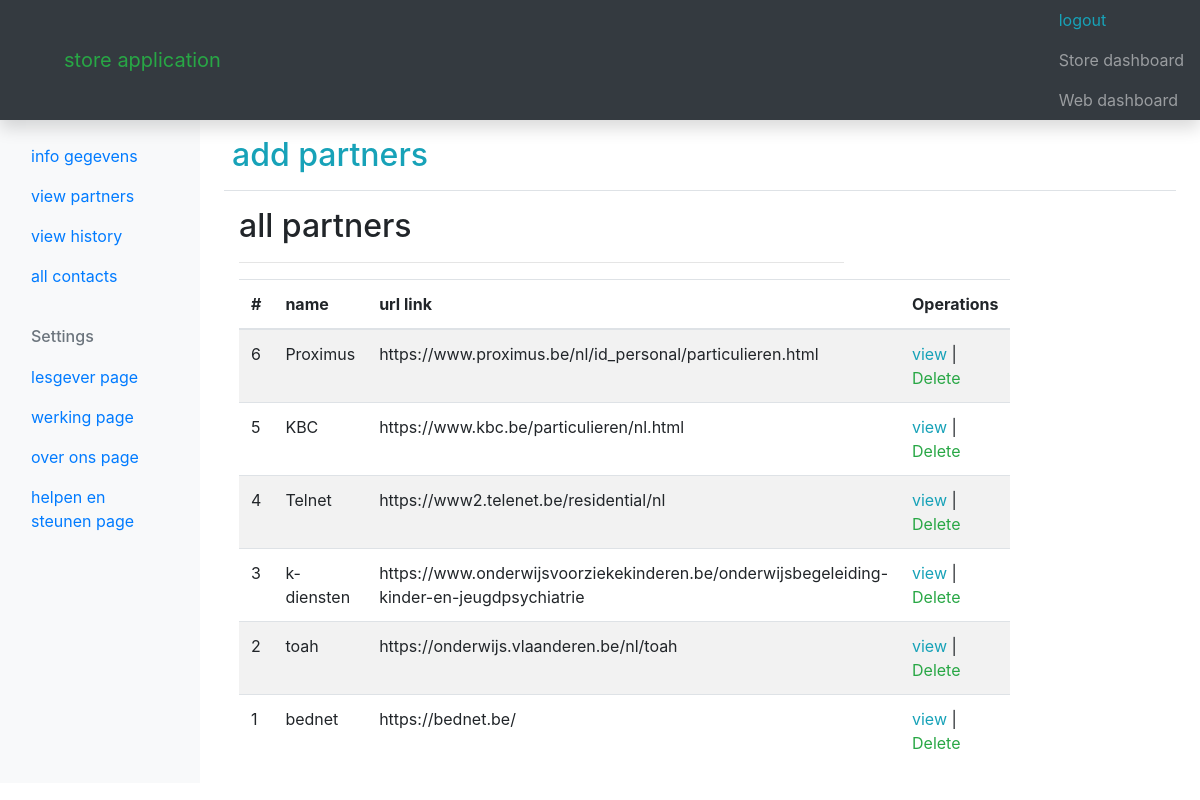
The app's page /adminweb/view-partner.php (signed in) with its own data.
### tables this page shows
CREATE TABLE IF NOT EXISTS `partners` (
  `id` int(11) NOT NULL AUTO_INCREMENT,
  `name` varchar(295) NOT NULL,
  `linkurl` varchar(295) NOT NULL,
  PRIMARY KEY (`id`)
);

### adminweb/classes/Partner.php (called while the page is built, shortened)
<?php
require_once "DB.php";
class Partner {
    protected $id = null;
    protected $name;
    protected $linkurl;
    static $dbTable = 'partners';
    public function getId(){
         return $this->id;
    }
    public function getName(){
        return $this->name;
   }
   public function getLinkurl(){
    return $this->linkurl;
   }
static function getAll($options=[]){
    $query = "SELECT * FROM "  .self::$dbTable;
    if(isset($options['orderby'])){
         $query .= " ORDER BY " . $options['orderby'];
    }
    $db = new DB;
    $result = $db->doQuery($query);
    return $result->fetchAll(PDO::FETCH_CLASS, get_called_class());
  }
}
?>

### adminweb/classes/DB.php (called while the page is built, shortened)
<?php
class DB {
		private $host = 'localhost';
		private $dbName = 'werkprojectcvodb';
		private $user = 'root';
		private $pass = '';
    protected $conn;
    protected $showErrors = true;
    public function __construct(){
        $conn = new PDO('mysql:host=' . $this->host . '; dbname=' . $this->dbName, $this->user, $this->pass);
         if($this->showErrors){
              $conn->setAttribute(PDO::ATTR_ERRMODE, PDO::ERRMODE_EXCEPTION);
         }
         $this->conn = $conn;
    }
    public function doQuery($query, $data=[]){
         try{
             $stmt = $this->conn->prepare($query);
             $stmt->execute($data);
         }catch (PDOException $e){
             die($e->getMessage());
         }
         return $stmt;
    }
}

### adminweb/view-partner.php (the view, shortened to what this page needs)
<?php
 include ('inc/header.php');
 include ('inc/navbar.php');
$partners = Partner::getAll(['orderby' => 'id DESC']);
 ?>
    <main role="main" class="col-md-9 ml-sm-auto col-lg-10 px-md-4">
      <div class="d-flex justify-content-between flex-wrap flex-md-nowrap align-items-center pt-3 pb-2 mb-3 border-bottom">
        <h1 class="h2">
            <a class="text-info p-2" href="add-partner.php"> add partners</a>
        </h1>
      </div>
   <div class="col-sm-8">
 <h2> all partners </h2>
 <hr>
   <table class="table table-striped">
    <thead>
      <tr>
      <th>#</th>
      <th>name</th>
      <th> url link </th>
      <th>Operations</th>
      </tr>
    </thead>
    <tbody>
                                <?php if (count($partners)): ?>
<?php foreach ($partners as $q): ?>
                                <tr>
                                    <td> <?=  $q->getId(); ?> </td>
                                    <td>  <?=  $q->getName(); ?></td>
                                    <td> <?=  $q->getLinkurl(); ?> </td>
                                    <td><a  class="text-info" href="edit-partner.php?id=<?= $q->getId(); ?>">view </a> | <a class="text-success" href="delete-partner.php?id=<?=  $q->getId(); ?>">Delete</a></td>
                                </tr>
                                <?php endforeach; ?>
        <?php else: ?>
          <p>Er werden NIKS gevonden. </p>
        <?php endif; ?>
    </tbody>
  </table>
   </div>
    </main>
    <?php include ('inc/footer.php'); ?>

### records on screen
partners: id "6", name "Proximus", linkurl "https://www.proximus.be/nl/id_personal/particulieren.html"
partners: id "5", name "KBC", linkurl "https://www.kbc.be/particulieren/nl.html"
partners: id "4", name "Telnet", linkurl "https://www2.telenet.be/residential/nl"
partners: id "3", name "k-diensten", linkurl "https://www.onderwijsvoorziekekinderen.be/onderwijsbegeleiding-kinder-en-jeugdpsychiatrie"
partners: id "2", name "toah", linkurl "https://onderwijs.vlaanderen.be/nl/toah"
partners: id "1", name "bednet", linkurl "https://bednet.be/"
